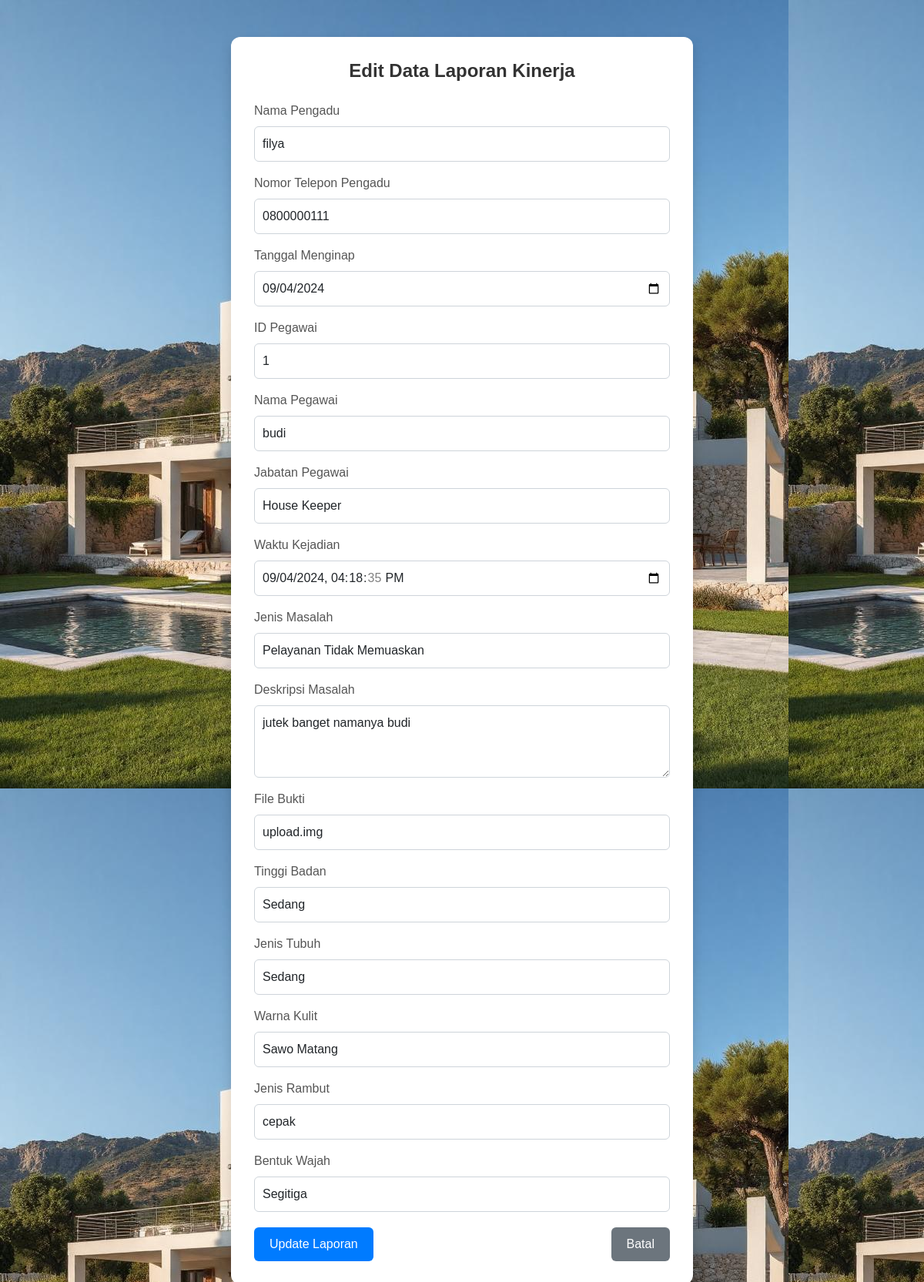
Screenshot of /proses_kinerja/edit.php?id=1 with the database file from the repository.
### tables this page shows
CREATE TABLE `kinerja` (
  `id_pengaduan` int(11) NOT NULL,
  `nama_pengadu` varchar(255) NOT NULL,
  `no_telepon_pengadu` varchar(15) NOT NULL,
  `tanggal_menginap` date NOT NULL,
  `id_pegawai` int(11) NOT NULL,
  `nama_pegawai` varchar(255) NOT NULL,
  `jabatan_pegawai` enum('Resepsionis','House Keeper','Security') NOT NULL,
  `waktu_kejadian` datetime NOT NULL,
  `jenis_masalah` enum('Pelayanan Lambat','Sikap Tidak Profesional','Pelayanan Tidak Ramah','Sikap Karyawan Buruk','Pelayanan Tidak Memuaskan','Tidak Tersedia Saat Dibutuhkan','Lainnya') NOT NULL,
  `deskripsi_masalah` text NOT NULL,
  `file_bukti` varchar(255) DEFAULT NULL,
  `tinggi` enum('pendek','sedang','tinggi','sangat tinggi') NOT NULL,
  `tubuh` enum('kurus','sedang','berisi','gemuk') NOT NULL,
  `kulit` enum('cerah','sawo matang','gelap','sangat cerah','sangat gelap') NOT NULL,
  `rambut` varchar(50) NOT NULL,
  `wajah` enum('oval','bulat','persegi','lonjong','segitiga') NOT NULL,
  `status` enum('Diterima','Ditolak','Diproses') NOT NULL DEFAULT 'Diproses'
);

### proses_kinerja/edit.php (the view, shortened to what this page needs)
<?php
$servername = "localhost";
$username = "root";
$password = "";
$dbname = "filya_suite";
$conn = new mysqli($servername, $username, $password, $dbname);
$id = $_GET['id'];
$sql = "SELECT * FROM kinerja WHERE id_pengaduan = $id";
$result = $conn->query($sql);
if ($result->num_rows > 0) {
    $laporan = $result->fetch_assoc();
} else {
    echo "Data tidak ditemukan.";
    exit;
}
?>
<!DOCTYPE html>
<html lang="en">
<head>
    <link href="https://cdn.jsdelivr.net/npm/bootstrap@5.3.0-alpha1/dist/css/bootstrap.min.css" rel="stylesheet">
</head>
<body>
    <div class="container mt-5">
        <h2>Edit Data Laporan Kinerja</h2>
        <form method="POST">
            <div class="mb-3">
                <label for="nama_pengadu" class="form-label">Nama Pengadu</label>
                <input type="text" class="form-control" id="nama_pengadu" name="nama_pengadu" value="<?php echo $laporan['nama_pengadu']; ?>" required>
            </div>
            <div class="mb-3">
                <label for="no_telepon_pengadu" class="form-label">Nomor Telepon Pengadu</label>
                <input type="text" class="form-control" id="no_telepon_pengadu" name="no_telepon_pengadu" value="<?php echo $laporan['no_telepon_pengadu']; ?>" required>
            </div>
            <div class="mb-3">
                <label for="tanggal_menginap" class="form-label">Tanggal Menginap</label>
                <input type="date" class="form-control" id="tanggal_menginap" name="tanggal_menginap" value="<?php echo $laporan['tanggal_menginap']; ?>" required>
            </div>
            <div class="mb-3">
                <label for="id_pegawai" class="form-label">ID Pegawai</label>
                <input type="number" class="form-control" id="id_pegawai" name="id_pegawai" value="<?php echo $laporan['id_pegawai']; ?>" required>
            </div>
            <div class="mb-3">
                <label for="nama_pegawai" class="form-label">Nama Pegawai</label>
                <input type="text" class="form-control" id="nama_pegawai" name="nama_pegawai" value="<?php echo $laporan['nama_pegawai']; ?>" required>
            </div>
            <div class="mb-3">
                <label for="jabatan_pegawai" class="form-label">Jabatan Pegawai</label>
                <select class="form-control" id="jabatan_pegawai" name="jabatan_pegawai">
                    <option value="House Keeper" <?php echo $laporan['jabatan_pegawai'] == 'House Keeper' ? 'selected' : ''; ?>>House Keeper</option>
                </select>
            </div>
            <div class="mb-3">
                <label for="waktu_kejadian" class="form-label">Waktu Kejadian</label>
                <input type="datetime-local" class="form-control" id="waktu_kejadian" name="waktu_kejadian" value="<?php echo $laporan['waktu_kejadian']; ?>" required>
            </div>
            <div class="mb-3">
                <label for="jenis_masalah" class="form-label">Jenis Masalah</label>
                <select class="form-control" id="jenis_masalah" name="jenis_masalah">
                    <option value="Pelayanan Tidak Memuaskan" <?php echo $laporan['jenis_masalah'] == 'Pelayanan Tidak Memuaskan' ? 'selected' : ''; ?>>Pelayanan Tidak Memuaskan</option>
                </select>
            </div>
            <div class="mb-3">
                <label for="deskripsi_masalah" class="form-label">Deskripsi Masalah</label>
                <textarea class="form-control" id="deskripsi_masalah" name="deskripsi_masalah" rows="3" required><?php echo $laporan['deskripsi_masalah']; ?></textarea>
            </div>
            <div class="mb-3">
                <label for="file_bukti" class="form-label">File Bukti</label>
                <input type="text" class="form-control" id="file_bukti" name="file_bukti" value="<?php echo $laporan['file_bukti']; ?>">
            </div>
            <div class="mb-3">
                <label for="tinggi" class="form-label">Tinggi Badan</label>
                <select class="form-control" id="tinggi" name="tinggi">
                    <option value="sedang" <?php echo $laporan['tinggi'] == 'sedang' ? 'selected' : ''; ?>>Sedang</option>
                </select>
            </div>
            <div class="mb-3">
                <label for="tubuh" class="form-label">Jenis Tubuh</label>
                <select class="form-control" id="tubuh" name="tubuh">
                    <option value="sedang" <?php echo $laporan['tubuh'] == 'sedang' ? 'selected' : ''; ?>>Sedang</option>
                </select>
            </div>
            <div class="mb-3">
                <label for="kulit" class="form-label">Warna Kulit</label>
                <select class="form-control" id="kulit" name="kulit">
                    <option value="sawo matang" <?php echo $laporan['kulit'] == 'sawo matang' ? 'selected' : ''; ?>>Sawo Matang</option>
                </select>
            </div>
            <div class="mb-3">
                <label for="rambut" class="form-label">Jenis Rambut</label>
                <input type="text" class="form-control" id="rambut" name="rambut" value="<?php echo $laporan['rambut']; ?>" required>
            </div>
            <div class="mb-3">
                <label for="wajah" class="form-label">Bentuk Wajah</label>
                <select class="form-control" id="wajah" name="wajah">
                    <option value="segitiga" <?php echo $laporan['wajah'] == 'segitiga' ? 'selected' : ''; ?>>Segitiga</option>
                </select>
            </div>
            <div class="d-flex">
                <button type="submit" class="btn btn-primary">Update Laporan</button>
                <a href="../DashbordKinerja.php" class="btn btn-secondary">Batal</a>
            </div>
        </form>
    </div>
</body>
</html>

### proses_kinerja/edit.php (style rules this page uses)
body { background-color: #f3f4f6; background-image: url('../blubrown.jpg'); font-family: Arial, sans-serif; }
.container { max-width: 600px; background-color: #ffffff; padding: 30px; margin: 50px auto; border-radius: 12px; box-shadow: 0 8px 16px rgba(0, 0, 0, 0.15); }
h2 { text-align: center; color: #333; font-size: 24px; font-weight: bold; margin-bottom: 25px; }
label { color: #555; font-weight: 500; }
.form-control { border: 1px solid #ced4da; border-radius: 6px; margin-bottom: 15px; padding: 10px; font-size: 16px; transition: all 0.3s ease; }
.btn-primary { background-color: #007bff; border: none; font-size: 16px; padding: 10px 20px; border-radius: 6px; transition: background-color 0.3s ease; }
.btn-secondary { background-color: #6c757d; border: none; font-size: 16px; padding: 10px 20px; border-radius: 6px; transition: background-color 0.3s ease; }
.d-flex { display: flex; gap: 10px; justify-content: space-between; margin-top: 20px; }

### rows the page displays
kinerja: nama_pengadu "filya", no_telepon_pengadu "0800000111", tanggal_menginap "09/04/2024", id_pegawai "1", nama_pegawai "budi", jabatan_pegawai "House Keeper", waktu_kejadian "09/04/2024 16:18:35", jenis_masalah "Pelayanan Tidak Memuaskan", deskripsi_masalah "jutek banget namanya budi", file_bukti "upload.img", tinggi "Sedang", tubuh "Sedang", kulit "Sawo Matang", rambut "cepak", wajah "Segitiga"
